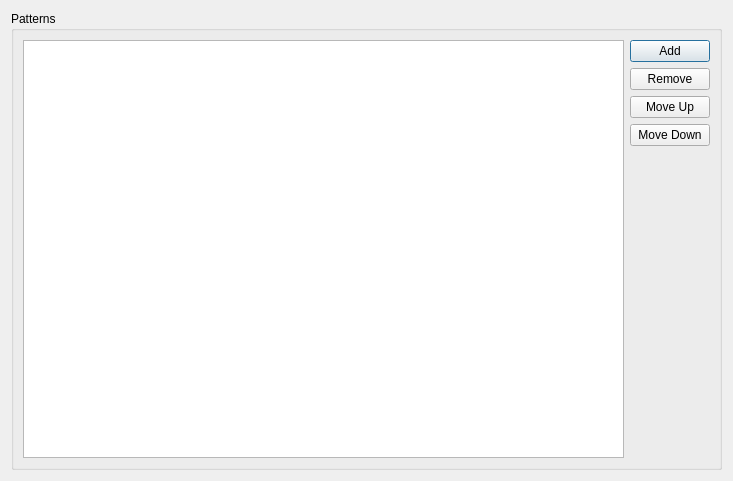
<?xml version="1.0" encoding="UTF-8"?>
<ui version="4.0">
 <class>EncapsulateField::GlobalConfigPage</class>
 <widget class="QWidget" name="EncapsulateField::GlobalConfigPage">
  <property name="geometry">
   <rect>
    <x>0</x>
    <y>0</y>
    <width>733</width>
    <height>481</height>
   </rect>
  </property>
  <property name="windowTitle">
   <string>Form</string>
  </property>
  <layout class="QVBoxLayout" name="verticalLayout">
   <item>
    <widget class="QGroupBox" name="gb_patterns">
     <property name="title">
      <string>Patterns</string>
     </property>
     <layout class="QHBoxLayout" name="horizontalLayout_2">
      <item>
       <layout class="QHBoxLayout" name="horizontalLayout">
        <item>
         <widget class="QTreeView" name="patterns"/>
        </item>
        <item>
         <layout class="QVBoxLayout" name="verticalLayout_2">
          <item>
           <widget class="QPushButton" name="add">
            <property name="text">
             <string>Add</string>
            </property>
            <property name="icon">
             <iconset theme="list-add">
              <normaloff>../../../../../../tmp/kdevelop/plugins/projectfilter</normaloff>../../../../../../tmp/kdevelop/plugins/projectfilter</iconset>
            </property>
            <property name="default">
             <bool>true</bool>
            </property>
           </widget>
          </item>
          <item>
           <widget class="QPushButton" name="remove">
            <property name="text">
             <string>Remove</string>
            </property>
            <property name="icon">
             <iconset theme="edit-delete">
              <normaloff>../../../../../../tmp/kdevelop/plugins/projectfilter</normaloff>../../../../../../tmp/kdevelop/plugins/projectfilter</iconset>
            </property>
           </widget>
          </item>
          <item>
           <widget class="QPushButton" name="moveUp">
            <property name="text">
             <string>Move Up</string>
            </property>
            <property name="icon">
             <iconset theme="arrow-up">
              <normaloff>../../../../../../tmp/kdevelop/plugins/projectfilter</normaloff>../../../../../../tmp/kdevelop/plugins/projectfilter</iconset>
            </property>
           </widget>
          </item>
          <item>
           <widget class="QPushButton" name="moveDown">
            <property name="text">
             <string>Move Down</string>
            </property>
            <property name="icon">
             <iconset theme="arrow-down">
              <normaloff>../../../../../../tmp/kdevelop/plugins/projectfilter</normaloff>../../../../../../tmp/kdevelop/plugins/projectfilter</iconset>
            </property>
           </widget>
          </item>
          <item>
           <spacer name="verticalSpacer">
            <property name="orientation">
             <enum>Qt::Vertical</enum>
            </property>
            <property name="sizeHint" stdset="0">
             <size>
              <width>20</width>
              <height>40</height>
             </size>
            </property>
           </spacer>
          </item>
         </layout>
        </item>
       </layout>
      </item>
     </layout>
    </widget>
   </item>
  </layout>
 </widget>
 <resources/>
 <connections/>
</ui>
